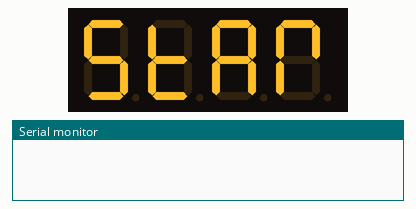
Simulated run of this sketch. Board: Arduino Uno, built with avr-gcc and run on an emulated ATmega328P. Shown: 4-digit seven-segment display, the last lines printed to the serial monitor. Wiring (inferred from the names in the program): TM1637 display: clock pin 4; DIO pin 5. Random numbers use the default seed unless the sketch sets one.

Above: at 1.15 s.
At 2.95 s:
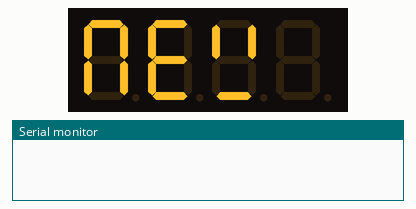
At 5.06 s:
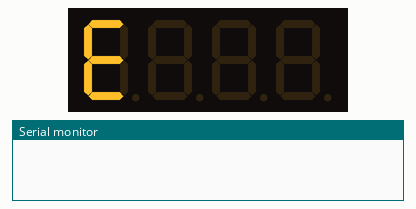
At 23.25 s:
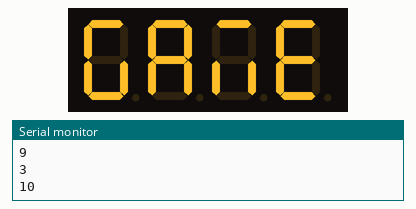
At 30.77 s:
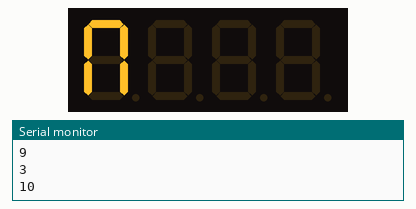
At 39.3 s:
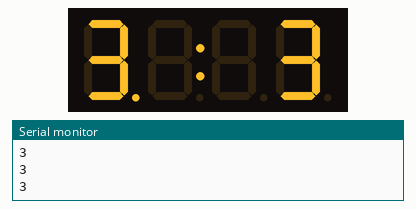

Measured:
- what the display in image 5 shows lasts 0.5 s, from 39.2 s to 39.7 s

The sketch:

ExtScoreboard.ino
```cpp
/*
	Dual counter example (Extended class example)

  You could do many things with a dual counter. This example demoonstrates a scoreboard. Two players rol a dice every round, the player with the highest score wins the round. The number of rounds won are displayed on the scoreboard. Once one of the players reaches a maximum score the game is over. At the end of the game a player won message or draw will be displayed.

	The circuit:
  * connect TM1637 pin CLK to Arduino pin D4
  * connect TM1637 pin DIO to Arduino pin D5
  * connect TM1637 pin Vcc to Arduino pin 5V
  * connect TM1637 pin GND to Arduino pin GND

	Created 25 September 2015
	By Bram Harmsen

	https://github.com/bremme/arduino-tm1637

*/

// include the SevenSegmentTM1637 library
#include "SevenSegmentTM1637.h"
#include "SevenSegmentExtended.h"

/* initialize global TM1637 Display object
*  The constructor takes two arguments, the number of the clock pin and the digital output pin:
* SevenSegmentTM1637(byte pinCLK, byte pinDIO);
*/
const byte PIN_CLK = 4;   // define CLK pin (any digital pin)
const byte PIN_DIO = 5;   // define DIO pin (any digital pin)
SevenSegmentExtended      display(PIN_CLK, PIN_DIO);

// sets the maximum score for the game
const byte maxScore = 10;

// run setup code
void setup() {
  Serial.begin(9600);         // initializes the Serial connection @ 9600 baud
  display.begin();            // initializes the display
  display.setBacklight(100);  // set the brightness to 100 %
  delay(1000);                // wait 1000 ms
  randomSeed(analogRead(0));  // get a random seed for throwing dices
};

// run loop (forever)
void loop() {

  byte playerOneScore = 0;              // initialize player one score
  byte playerTwoScore = 0;              // initialize player two score
  bool gameEnd = false;                 // initialize gameEnd?

  display.print("START NEW GAME    ");  // Start a new round
  delay(500);                           // delay 1000 ms
  display.clear();                      // clear the display

  while( !gameEnd ) {                   // play till the end of the game

    byte playerOneTurn = rollDice();    // player one rolls a dice
    byte playerTwoTurn = rollDice();    // player two rolls a dice

    if ( playerOneTurn > playerTwoTurn ) {  // player one had a higher dice
      playerOneScore++;                     // increase player one's score
    } else if ( playerOneTurn < playerTwoTurn ){
      playerTwoScore++;                     // increase player two's score
    } else {                                // player one and two had same score
      display.clear();
      display.print("SAME");
      display.blink();
      display.clear();
    }
    // update scoreboard
    display.printDualCounter(playerOneScore, playerTwoScore);
    delay(500);

    // check if game has ended (player one or two's score >= maxScore)
    if ( (playerOneScore >= maxScore || playerTwoScore >= maxScore) ) {
      gameEnd = true;   // game has ended
      printGameEnd();   // print end game message
      break;            // break from while loop (jump out)
    };

  };

  // check who won
  if ( playerOneScore > playerTwoScore ) {
    printPlayerWon(1);                              // player one won
  } else if ( playerOneScore < playerTwoScore ){
    printPlayerWon(2);                              // player two won
  } else {
    display.clear(); display.print("DRAW");         // draw
    display.blink(); display.clear();
  };
};

// roll a dice: random rumber fom 0 to 5 + 1 = 0 to 6
byte rollDice() {
  return (random(6) + 1);
}

// print winning player message
void printPlayerWon(byte player) {
  display.clear();
  char winText[] = "PLAYER x WON    ";
  winText[7] = (char)player + '0';
  display.print(winText);
  delay(500);
  display.clear();
};

// print end game message
void printGameEnd(void) {
  display.clear();
  display.print("GAME END    ");
  display.blink();
  delay(500);
};
```

SevenSegmentExtended.cpp
```cpp
#include "SevenSegmentExtended.h"


SevenSegmentExtended::SevenSegmentExtended(uint8_t pinClk, uint8_t pinDIO) :
  SevenSegmentTM1637(pinClk, pinDIO)
{ };

void SevenSegmentExtended::printTime(uint16_t t, bool blink) {
  uint16_t max = 2359;
  t = ( t > max)?max:t;

  uint8_t hour = t / 100;
  t -= (hour * 100);
  uint8_t min  = t;
  printTime(hour, min, blink);
};

void SevenSegmentExtended::printTime(uint8_t hour, uint8_t min, bool blink) {

  bool colonWasOn = getColonOn();
  setColonOn(true);

  uint8_t buffer[4];

  buffer[0] = encode(int16_t(hour / 10));
  buffer[1] = encode(int16_t(hour % 10));
  buffer[2] = encode(int16_t(min / 10));
  buffer[3] = encode(int16_t(min % 10));

  printRaw(buffer, 4, 0);

  // turn colon off and on again
  if (blink) {
    delay(TM1637_DEFAULT_BLINK_DELAY);
    setColonOn(false);
    printRaw(buffer[1],1);
    delay(TM1637_DEFAULT_BLINK_DELAY);
    setColonOn(true);
    printRaw(buffer[1],1);
  }

  setColonOn(colonWasOn);

};

// positive counter 0..99, negative counter 0..-9
void SevenSegmentExtended::printDualCounter(int8_t leftCounter, int8_t rightCounter, bool zeroPadding) {

  int8_t max = 99;
  int8_t min = -9;
  uint8_t zeroByte = encode('0');

  leftCounter = (leftCounter > max)?max:leftCounter;
  leftCounter = (leftCounter < min)?min:leftCounter;
  rightCounter = (rightCounter > max)?max:rightCounter;
  rightCounter = (rightCounter < min)?min:rightCounter;

  Serial.println(leftCounter);
  Serial.println(rightCounter);


  bool colonWasOn = getColonOn();     // get current state
  setColonOn(true);                   // turn on the colon
  home();                             // set cursor to zero

  if ( leftCounter < 10 && leftCounter >= 0) {
    if ( zeroPadding ) {
      printRaw(zeroByte,1);
      setCursor(0,1);
    } else {
      // print colon
      printRaw(TM1637_COLON_BIT,1);
    };
  };
  print(leftCounter);

  if ( rightCounter < 10 && rightCounter >= 0) {
    if ( zeroPadding ) {
      printRaw(zeroByte,2);
    }
    uint8_t pos = 2;
    printRaw(0,pos);
    setCursor(0,3);
  } else {
    setCursor(0,2);
  }
  print(rightCounter);

  // set to previous state
  setColonOn(colonWasOn);
};
```

SevenSegmentExtended.h
```cpp
// (licence header left out)
#ifndef SevenSegmentExtended_H
#define SevenSegmentExtended_H

#if ARDUINO >= 100
 #include <Arduino.h>
#else
 #include <WProgram.h>
#endif

#include "SevenSegmentTM1637.h"

class SevenSegmentExtended : public SevenSegmentTM1637 {

public:
SevenSegmentExtended(uint8_t pinClk, uint8_t pinDIO);
/* Prints given time to the display
@param [in] hour        hours or minutes
@param [in] min         minutes or seconds
*/
void    printTime(uint8_t hour, uint8_t min, bool blink = false);
/* Prints given time to the display
@param [in] t           time given as an int, e.g. 1643 prints 16:43
*/
void    printTime(uint16_t t, bool blink);
/* Print two one or two digit numbers to the display
* Prints a number to the left and right of the display
*
@param [in] leftCounter   the number on the left side of the display
@param [in] rightcounter  the numnber on the right side of the display
@param [in] zeroPadding   optional: pad counters with zero
*/
void    printDualCounter(int8_t leftCounter, int8_t rightCounter, bool zeroPadding = false);

};
#endif
```

SevenSegmentFun.cpp
```cpp
#include "SevenSegmentFun.h"

const PROGMEM uint8_t levelVerticalMap[4] = {
  TM1637_CHAR_HOR_LEVEL_0,
  TM1637_CHAR_HOR_LEVEL_1,
  TM1637_CHAR_HOR_LEVEL_2,
  TM1637_CHAR_HOR_LEVEL_3
};

SevenSegmentFun::SevenSegmentFun(uint8_t pinClk, uint8_t pinDIO) :
  SevenSegmentExtended(pinClk, pinDIO)
{
  randomSeed(analogRead(0));
};

// 5 levels ( 0, 25, 50, 75, 100)
void  SevenSegmentFun::printLevelVertical(uint8_t level, bool leftToRight, uint8_t symbol) {
  level /= (100 / TM1637_MAX_COLOM);
  level = (level > TM1637_MAX_COLOM)?TM1637_MAX_COLOM:level;

  for( uint8_t i=0; i < TM1637_MAX_COLOM;i++) {
    if ( ( i < level && leftToRight ) || ( i >= ( 4 - level ) && !leftToRight) ) {
      _rawBuffer[i] = symbol;
    } else {
      _rawBuffer[i] = 0;
    }
  };

  printRaw(_rawBuffer, TM1637_MAX_COLOM, 0);

};

void printLevelVertical(uint8_t levels[TM1637_MAX_LINES*3], bool leftToRight) {

}

void  SevenSegmentFun::nightrider(uint8_t repeats, uint16_t d, uint8_t symbol) {

  uint8_t buffer[((TM1637_MAX_COLOM * 2) - 1)] = {0, };

  for ( uint8_t i= 0; i < ((TM1637_MAX_COLOM * 2) - 1); i++) {
    if ( i == (TM1637_MAX_COLOM - 1) ) {
      buffer[i] = symbol;
    } else {
      buffer[i] = 0;
    }
  };

  for( int8_t r=0; r < repeats; r++) {
    for (int8_t i = (TM1637_MAX_COLOM - 1); i > 0; i--) {
      printRaw( &buffer[i],4,0);
      delay(d);
    };
    for ( int8_t i = 0; i < (TM1637_MAX_COLOM - 1); i++) {
      printRaw( &buffer[i], TM1637_MAX_COLOM, 0);
      delay(d);
    };
  }
}
// 5 levels ( 0, 33, 66, 100)
void  SevenSegmentFun::printLevelHorizontal( uint8_t levels[4] ) {
  for (uint8_t i=0; i < TM1637_MAX_COLOM;i++) {
    levels[i] /= (100 / 3);
    levels[i] = ( levels[i] > 3)?3:levels[i];
    _rawBuffer[i] =  pgm_read_byte_near(levelVerticalMap + levels[i]);
  };
  printRaw(_rawBuffer, TM1637_MAX_COLOM, 0);
}

void  SevenSegmentFun::scrollingText(const char* str, uint8_t repeats) {

    uint8_t buffer[TM1637_MAX_CHARS];

    size_t length = encode(&buffer[3], str, TM1637_MAX_CHARS);

    uint8_t paddingBegin = TM1637_MAX_COLOM - 1;
    uint8_t totalPadding = (2 * paddingBegin) + 1;

    // padd with three spaces in front
    for(uint8_t i=0; i < paddingBegin; i++) {
      buffer[i] = 0;
    };
    // padd with four spaces at the end (empty scree)
    for(uint8_t i = length + paddingBegin; i < length + totalPadding ; i++) {
      buffer[i] = 0;
    };

    for( ; repeats != 0; repeats--) {
      printRaw(buffer, length + totalPadding);
      if ( repeats > 250 ) { // more than 250 -> forever
        repeats++;
      }
    };
}

void  SevenSegmentFun::snake(uint8_t repeats, uint16_t d) {

  uint8_t outerEdges = (4 * TM1637_MAX_LINES) + (TM1637_MAX_COLOM * 2);
  uint8_t widthEdged = (TM1637_MAX_COLOM * 2);

  // number of repeats/rounds
  for ( uint8_t r=0; r < repeats; r++) {
    // 12 steps for all outer edges
    for (uint8_t i=0; i < outerEdges; i++) {
      for (uint8_t j=0; j < TM1637_MAX_COLOM; j++) {

        // set segments
        // top edges
        if ( i == j) {
          _rawBuffer[j] =TM1637_CHAR_SNAKE_0;
        }
        // top right edge
        else if ( i == TM1637_MAX_COLOM && j == 3) {
          _rawBuffer[j] =TM1637_CHAR_SNAKE_1;
        }
        // bottom left edge
        else if ( i == (TM1637_MAX_COLOM + 1) && j == 3) {
          _rawBuffer[j] =TM1637_CHAR_SNAKE_2;
        }
        // bottom edges
        else if ( i + j == (widthEdged + 1) ) {
          _rawBuffer[j] =TM1637_CHAR_SNAKE_3;
        }
        // bottom left edge
        else if ( i == (widthEdged + 2) && j == 0) {
          _rawBuffer[j] =TM1637_CHAR_SNAKE_4;
        }
        // top left edge
        else if ( i == (widthEdged + 3) && j == 0) {
          _rawBuffer[j] =TM1637_CHAR_SNAKE_5;
        } else {
          _rawBuffer[j] = 0;
        };
      };
      printRaw(_rawBuffer, 4, 0);
      delay(d);
    }

  };
}

void  SevenSegmentFun::bombTimer(uint8_t hours, uint8_t min, uint16_t speed) {

  // maximum speed is 60000 -> 1min per ms
  speed = (speed > 60000)?60000:speed;
  uint16_t d = 60000 / speed;

  // copy start minute
  int8_t m = min;
  int8_t h;
  for ( h=hours; h >= 0; h--) {
    for ( ; m >= 0; m--) {
      printTime((uint8_t)h, (uint8_t)m);
      delay(d);
    };
    m = 59;   // reset minute timer
  };
  blink();
};

void  SevenSegmentFun::bombTimer(uint8_t hours, uint8_t min, uint16_t speed, char* str) {
  bombTimer(hours, min, speed);
  print(str);
  blink();
};

void  SevenSegmentFun::bouchingBall(uint16_t moves, uint16_t d, bool runForever) {

  int8_t wallRight  = TM1637_MAX_COLOM - 1;
  int8_t wallBottom = TM1637_MAX_LINES;

  // start at top left
  int8_t x = 0; int8_t y = 0;
  int8_t newX; int8_t newY;
  // default speed is 1 x right and 2 y down
  int8_t vx = 1; int8_t vy = 1;
  bool flipVx; bool flipVy;

  // print initial state
  printBall(x, y);

  for ( ; moves != 0; moves--) {

    newX = x + vx;
    newY = y + vy;

    // check if ball has hit the wall
    if (newX > wallRight || newX < 0 ) {
      vx = vx * -1;
      newX = x + vx;
      // random flip other direction as well
      flipVy = (random(3) == 1);
    };

    if ( newY > wallBottom || newY < 0) {
      vy = vy * -1;
      newY = y + vy;
      // random flip other direction as well
      flipVx = (random(3) == 1);
    };

    if ( flipVy ) {
      newY = y;
    } else if ( flipVx ) {
      newX = x;
    };
    // set new coordinates
    x = newX; y = newY;

    printBall(x, y);
    delay(d);

    if (runForever) {
      moves++;
    };
  };
}

void SevenSegmentFun::printBall( const int8_t x, const int8_t y ) {
  // uint8_t buffer[4] = {0,0,0,0};
  // buffer[x] = (y > 0)?TM1637_CHAR_BALL_LOW:TM1637_CHAR_BALL_HIGH;
  // printRaw(buffer);

  uint8_t symbol = (y > 0)?TM1637_CHAR_BALL_LOW:TM1637_CHAR_BALL_HIGH;

  print4Bit(x, y, symbol);

};

void SevenSegmentFun::print4Bit( const uint8_t x, const uint8_t y, uint8_t symbol) {
  uint8_t buffer[4] = {0,0,0,0};
  buffer[x] = symbol;
  printRaw(buffer);
}
```

SevenSegmentFun.h
```cpp
#ifndef SevenSegmentFun_H
#define SevenSegmentFun_H

#if ARDUINO >= 100
 #include <Arduino.h>
#else
 #include <WProgram.h>
#endif

#include "SevenSegmentTM1637.h"
#include "SevenSegmentExtended.h"

// COMPILE TIME USER CONFIG ////////////////////////////////////////////////////
#define  TM1637_SNAKE_DEFAULT_DELAY         50  // Snake step delay ms
#define  TM1637_BOUNCH_BALL_DEFAULT_DELAY   100 // Bounching ball delay ms
#define  TM1637_NIGHTRIDER_DEFAULT_DELAY    200 // Nightrider delay ms
//
//        A
//       ---
//  * F |   | B
// X     -G-
//  * E |   | C
//       ---
//        D
// X defines the colon (dots) and only applies to byte 1 (second from left)
//                BXGFEDCBA

#define TM1637_CHAR_VERT_LEVEL     B00110110  // ||

#define TM1637_CHAR_HOR_LEVEL_0    B00000000
#define TM1637_CHAR_HOR_LEVEL_1    B00001000
#define TM1637_CHAR_HOR_LEVEL_2    B01001000
#define TM1637_CHAR_HOR_LEVEL_3    B01001001

#define TM1637_CHAR_SNAKE_0        B00000001
#define TM1637_CHAR_SNAKE_1        B00000010
#define TM1637_CHAR_SNAKE_2        B00000100
#define TM1637_CHAR_SNAKE_3        B00001000
#define TM1637_CHAR_SNAKE_4        B00010000
#define TM1637_CHAR_SNAKE_5        B00100000

#define TM1637_CHAR_BALL_HIGH      B01100011
#define TM1637_CHAR_BALL_LOW       B01011100

class SevenSegmentFun : public SevenSegmentExtended {
  public:
    SevenSegmentFun(uint8_t pinClk, uint8_t pinDIO);
    void printLevelVertical(uint8_t level, bool leftToRight = true, uint8_t symbol = TM1637_CHAR_VERT_LEVEL);
    void printLevelVertical(uint8_t levels[TM1637_MAX_LINES*3], bool leftToRight = true);
    void printLevelHorizontal(uint8_t levels[4]);
    void scrollingText(const char* str, uint8_t repeats);
    void snake(uint8_t repeats = 1, uint16_t d = TM1637_SNAKE_DEFAULT_DELAY);
    void nightrider(uint8_t repeats = 10, uint16_t d = TM1637_NIGHTRIDER_DEFAULT_DELAY, uint8_t symbol = TM1637_CHAR_VERT_LEVEL);
    void bombTimer(uint8_t hours, uint8_t min, uint16_t speed = 60);
    void bombTimer(uint8_t hours, uint8_t min, uint16_t speed, char* str);
    void bouchingBall(uint16_t moves, uint16_t d, bool runForever = false);

    void printBall(const int8_t x, const int8_t y);
    void print4Bit(const uint8_t x, const uint8_t y, uint8_t symbol);

  private:
};

#endif
```

Source omitted: SevenSegmentTM1637.cpp (12696 bytes), SevenSegmentTM1637.h (19784 bytes)
